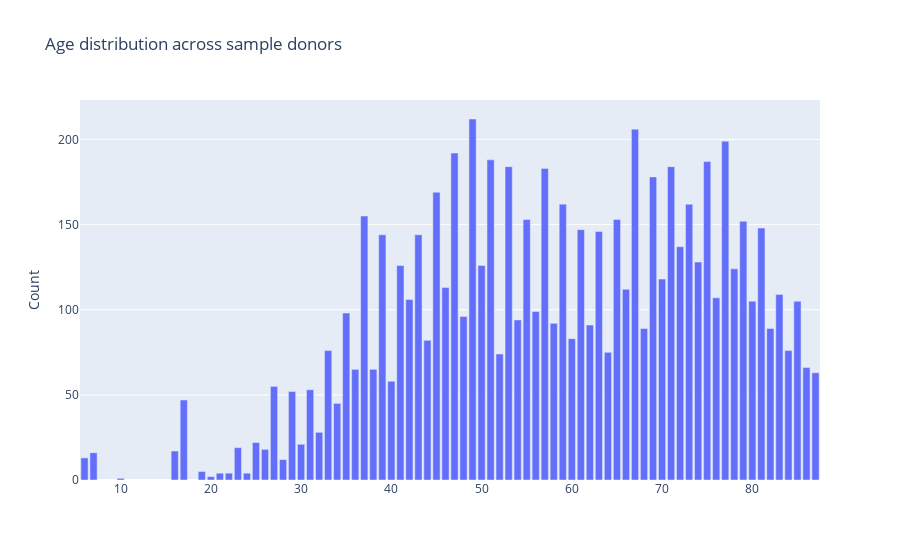

Write notebook code for a chart like this one.
### Code cell
plotlyHisto(x_bar, y_bar)

### Figure 1 — Plotly figure (JSON) as saved in the notebook; plotly's stock layout.template omitted (floating-point values rounded to 4 significant figures)
{"data": [{"type": "bar", "x": [49, 67, 77, 47, 51, 75, 53, 71, 57, 69, 45, 59, 73, 37, 55, 65, 79, 81, 61, 63, 39, 43, 72, 74, 41, 50, 78, 70, 46, 66, 83, 76, 42, 80, 85, 56, 35, 48, 54, 58, 62, 68, 82, 60, 44, 33, 84, 64, 52, 86, 36, 38, 87, 40, 27, 31, 29, 17, 34, 32, 25, 30, 23, 26, 16, 7, 6, 28, 19, 22, 21, 24, 20, 10], "y": [212, 206, 199, 192, 188, 187, 184, 184, 183, 178, 169, 162, 162, 155, 153, 153, 152, 148, 147, 146, 144, 144, 137, 128, 126, 126, 124, 118, 113, 112, 109, 107, 106, 105, 105, 99, 98, 96, 94, 92, 91, 89, 89, 83, 82, 76, 76, 75, 74, 66, 65, 65, 63, 58, 55, 53, 52, 47, 45, 28, 22, 21, 19, 18, 17, 16, 13, 12, 5, 4, 4, 4, 2, 1]}], "layout": {"title": {"text": "Age distribution across sample donors"}, "yaxis": {"title": {"text": "Count"}}}}
